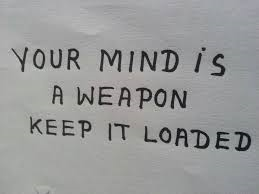
#> input picture Task-1/test1.png, 259 x 194 px, found by its file name
$ jupyter execute --allow-errors 'Task-1 OCR.ipynb'
#> lines starting #> are read from the running program, lines starting #| are printed output that depends on the picture; after the words box and inside, x2 and y2 are one past the last pixel; in counts of white or black regions, pixels touching at a corner belong together
[cell 1]
# #GRIP_SEP21

# NAME: DEEPAK KUMAR YADAV

# TASK-1 OPTICAL CHARACTER RECOGNITION (OCR)

Import modules

[cell 2]
import cv2 #an image preprocessing library

[cell 3]
import pytesseract #an image to text library

[cell 4]
import numpy as np #used for mathematics but can be used in image processing

[cell 5]
import matplotlib.pyplot as plt
import matplotlib.image as img #display an image

[cell 6]
# Configure the module
pytesseract.pytesseract.tesseract_cmd = r'C:\Program Files\Tesseract-OCR\tesseract.exe'

[cell 7]
# Make the image grey
# opening an image from the source path
img = cv2.imread(r'C:\Users\Admin\Desktop\New folder (2)\New folder\test1.png')
#> img is the input picture: shape (194, 259, 3); mean B, G, R 152.7, 152.9, 152.1
plt.imshow(img)
gray = cv2.cvtColor(img, cv2.COLOR_RGB2GRAY)
gray, img_bin = cv2.threshold(gray, 128, 255, cv2.THRESH_BINARY | cv2.THRESH_OTSU)
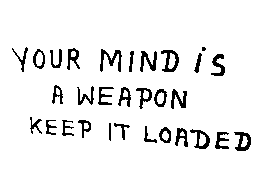
#> img_bin: shape (194, 259); 93.4% white; 30 black regions (1 under 20 px), largest, box (x1, y1, x2, y2) and area: (100, 49, 122, 72) 202, (161, 50, 179, 72) 187, (234, 132, 251, 151) 174
#> gray = 105
gray = cv2.bitwise_not(img_bin)
kernel = np.ones((2, 1), np.uint8)
img = cv2.erode(gray, kernel, iterations=1)
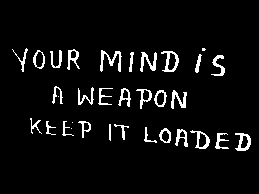
#> img: shape (194, 259); 5.4% white in thin lines or dots, all inside (x1, y1, x2, y2) = (12, 48, 251, 151)
img = cv2.dilate(img, kernel, iterations=1)
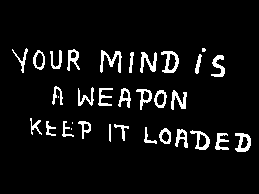
#> img: shape (194, 259); 6.6% white; 33 white regions (4 under 20 px), largest, box (x1, y1, x2, y2) and area: (100, 50, 122, 73) 202, (161, 51, 179, 73) 187, (235, 133, 251, 152) 173

#> (a cell that did not finish here is left out)

#> (a cell that did not finish here is left out)

Printed Image to Text converter

[cell 10]
# Import some modules
import cv2
# An image proccessing library
import pytesseract
# an image to text library
import numpy as np
# used for mathematics but can be used in image proccessing
import matplotlib.pyplot as plt
import matplotlib.image as img

# Configure the module
pytesseract.pytesseract.tesseract_cmd = r'C:\Program Files\Tesseract-OCR\tesseract.exe'

# Make the image grey
img = cv2.imread(r'C:\Users\Admin\Desktop\New folder (2)\New folder\test.png')
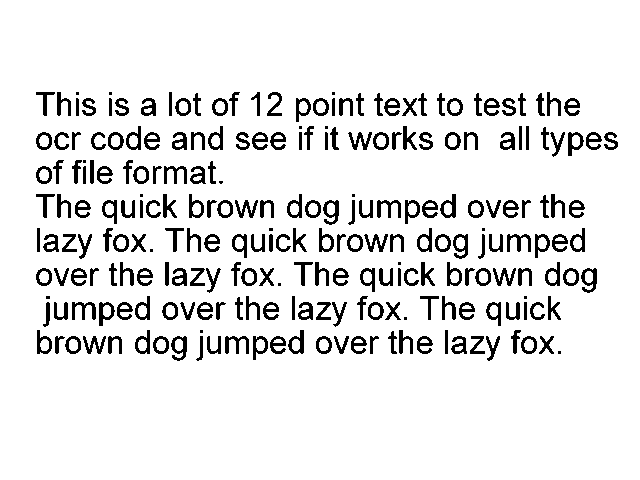
#> input picture Task-1/test.png, 640 x 480 px, found by its file name
#> img is the input picture: shape (480, 640, 3); 90.5% white; 239 black regions (19 under 20 px), largest, box (x1, y1, x2, y2) and area: (72, 302, 96, 320) 207, (377, 200, 401, 218) 206, (225, 336, 249, 354) 206
plt.imshow(img)
gray = cv2.cvtColor(img, cv2.COLOR_RGB2GRAY)
gray, img_bin = cv2.threshold(gray, 128, 255, cv2.THRESH_BINARY | cv2.THRESH_OTSU)
#> gray = 0
gray = cv2.bitwise_not(img_bin)
kernel = np.ones((2, 1), np.uint8)
img = cv2.erode(gray, kernel, iterations=1)
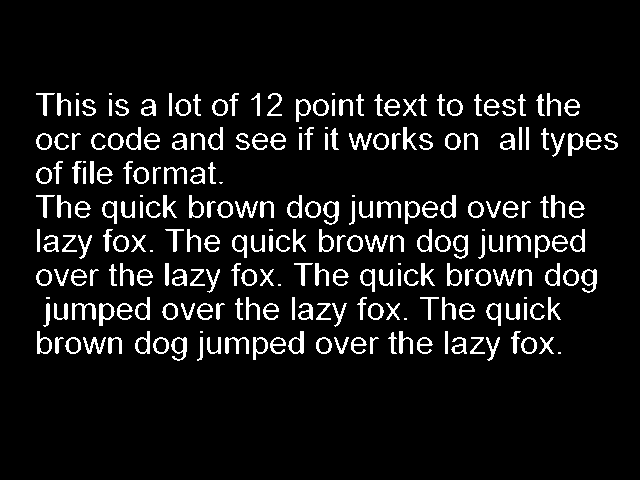
#> img: shape (480, 640); 7.9% white; 239 white regions (19 under 20 px), largest, box (x1, y1, x2, y2) and area: (72, 303, 96, 320) 183, (377, 201, 401, 218) 182, (225, 337, 249, 354) 182
img = cv2.dilate(img, kernel, iterations=1)
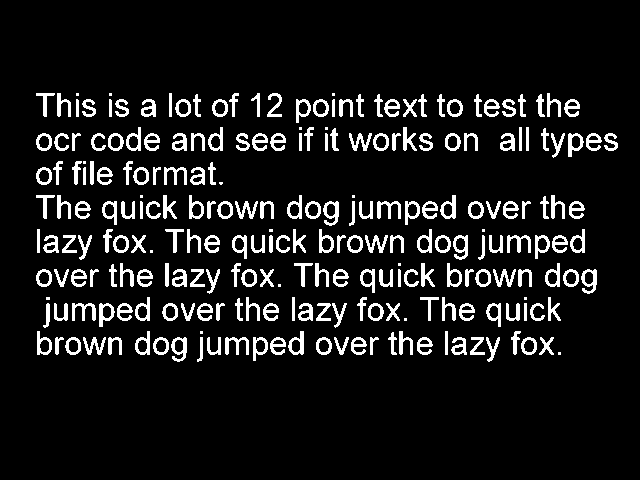
#> img: shape (480, 640); 9.4% white; 239 white regions (19 under 20 px), largest, box (x1, y1, x2, y2) and area: (72, 303, 96, 321) 207, (377, 201, 401, 219) 206, (225, 337, 249, 355) 206

# converts the image to result and saves it into result variable
#> (the rest of this cell did not finish here and is left out)
